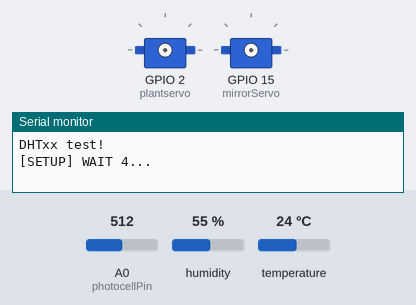
The sketch below on a simulated ESP8266 (NodeMCU). On the bench: 2 × servo, the last lines printed to the serial monitor. The test bench sets the inputs (shaded band); at power-on: A0 (photocellPin) = 512, humidity 55 %, temperature 24 °C. WiFi joins after 1.5 s; servers stay silent unless stated.

Above: at 0.1 s.
At 21.2 s:
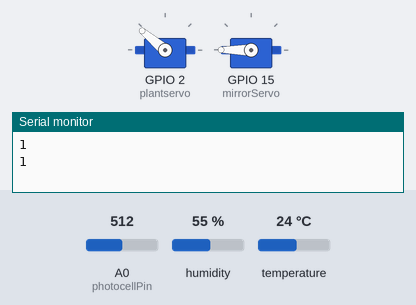
21.3 s: A0 (photocellPin) set to 490
At 21.76 s:
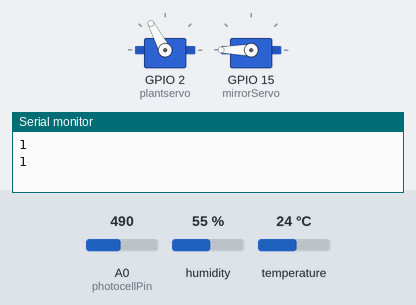
Timing chart, 0 to 40.2 s (numbered marks = the images above; inputs shaded):
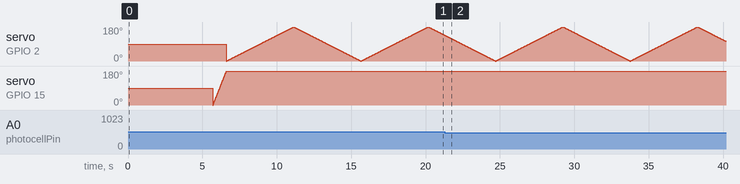

The sketch:

wifiESP8266.ino
```cpp
/**
 * BasicHTTPClient.ino
 *
 *  Created on: 24.05.2015
 *
 */

#include <Arduino.h>

#include <ESP8266WiFi.h>
#include <ESP8266WiFiMulti.h>

#include <ESP8266HTTPClient.h>

#include <ArduinoJson.h>
#include <Servo.h>

#include <Wire.h>

#define USE_SERIAL Serial

// DHT is the name for temp and humidity sensor
#include "DHT.h"
#define DHTPIN 0     // what digital pin we're connected to
#define DHTTYPE DHT22   // DHT 22  (AM2302), AM2321
#define UPLOADSPEED 115200
DHT dht(DHTPIN, DHTTYPE);

ESP8266WiFiMulti WiFiMulti;

const char* ssid = "Puppet Guest";
const char* password =  "argon4949";
Servo plantservo;  // create servo object to control a servo
// twelve servo objects can be created on most boards
Servo mirrorServo;

int sunlighttime = 6;
int passtime = 0;
int photocellPin = 17;     // the cell and 10K pulldown are connected to a0
int photocellReading = 0;     // the analog reading from the analog resistor divider

void setup() {
    // temp and humidity sensor
    Serial.begin(UPLOADSPEED);
    Serial.println("DHTxx test!");
    dht.begin();

     USE_SERIAL.begin(115200);
   // USE_SERIAL.setDebugOutput(true);

    USE_SERIAL.println();
    USE_SERIAL.println();
    USE_SERIAL.println();

    for(uint8_t t = 4; t > 0; t--) {
        USE_SERIAL.printf("[SETUP] WAIT %d...\n", t);
        USE_SERIAL.flush();
        delay(1000);
    }

    WiFi.mode(WIFI_STA);
    WiFiMulti.addAP("Puppet Guest", "argon4949");

    plantservo.attach(2);  // attaches the servo on GIO2 to the servo object
    mirrorServo.attach(15);

    if((WiFiMulti.run() == WL_CONNECTED)) {

    HTTPClient http;

    http.begin("https://hackathon-plants.herokuapp.com/choice", "08 3B 71 72 02 43 6E CA ED 42 86 93 BA 7E DF 81 C4 BC 62 30"); //Specify the URL and certificate
    int httpCode = http.GET();
    Serial.print("hellowowowoj: ");

    if (httpCode > 0) { //Check for the returning code
        String payload = http.getString();
        StaticJsonDocument<200> doc; //ArduinoJson uses a memory pool, use Json buffer to create a 200-byte pool in the stack
        DeserializationError error = deserializeJson(doc, payload);

        //ArduinoJson V5
        //JsonObject& root = doc.parseObject(payload);

        String sunlightValue = doc["sun"];
        sunlighttime = sunlightTime(sunlightValue);
        Serial.print(sunlighttime);
      } else {
          USE_SERIAL.printf("[HTTP] GET... failed, error: %s\n", http.errorToString(httpCode).c_str());
      }

    http.end(); //Free the resources
  }

}

void loop() {


  // ---------------------------------
  // beginning of temp and humidity sensor code
  // ---------------------------------
  // Reading temperature or humidity takes about 250 milliseconds!
  // Sensor readings may also be up to 2 seconds 'old' (its a very slow sensor)
  float h = dht.readHumidity();
  // Read temperature as Celsius (the default)
  float t = dht.readTemperature();
  // Read temperature as Fahrenheit (isFahrenheit = true)
  float f = dht.readTemperature(true);

  // Check if any reads failed and exit early (to try again).
  if (isnan(h) || isnan(t) || isnan(f)) {
    Serial.println("Failed to read from DHT sensor!");
    return;
  }

  // Compute heat index in Fahrenheit (the default)
  float hif = dht.computeHeatIndex(f, h);
  // Compute heat index in Celsius (isFahreheit = false)
  float hic = dht.computeHeatIndex(t, h, false);

  Serial.print("Humidity: ");
  Serial.print(h);
  Serial.print(" %\t");
  Serial.print("Temperature: ");
  Serial.print(t);
  Serial.print(" *C ");
  Serial.print(f);
  Serial.print(" *F\t");
  Serial.print("Heat index: ");
  Serial.print(hic);
  Serial.print(" *C ");
  Serial.print(hif);
  Serial.println(" *F");
  // ---------------------------------
  // end of temp and humidity sensor code
  // ---------------------------------

  while (passtime != sunlighttime)
  {
    photocellReading = analogRead(photocellPin);

    if (passtime == 0) {
      mirrorRotationOne();
    }

    if (sunlighttime >= passtime) {
      plantrotation();
      passtime += 1;
    }

    if (photocellReading < 10) {
      Serial.println("dark");
      passtime -= 3;
    }

    else if (photocellReading < 200) {
      Serial.println("dim");
      passtime -= 2;
    }

    else if (photocellReading < 500) {
      Serial.println("light");
      passtime -= 1;
    }
    Serial.println(passtime);
    if (passtime <= 0) {
      passtime = 1;
    }
    Serial.println(passtime);
    if (passtime == sunlighttime) {
      mirrorRotationTwo();
    }

  }

  delay(10000);
}

int sunlightTime(String sunlightValue) {
  if (sunlightValue == "full sun"){
    Serial.println("12");
    return 12;
  } else if (sunlightValue == "semi-shade"){
    Serial.println("6");
    return 6;
  } else {
    Serial.println("0");
    return 0;
  }
}

void mirrorRotationOne()
{
  int pos;

  for (pos = 0; pos <= 180; pos += 1) // goes from 180 degrees to 0 degrees
  {
    mirrorServo.write(pos);              // tell servo to go to position in variable 'pos'
    delay(5);                       // waits 15ms for the servo to reach the position
  }
}

void mirrorRotationTwo()
{
  int pos;

  for (pos = 180; pos >= 0; pos -= 1) // goes from 180 degrees to 0 degrees
  {
    mirrorServo.write(pos);              // tell servo to go to position in variable 'pos'
    delay(5);                       // waits 15ms for the servo to reach the position
  }
}

void plantrotation()
{
  int pos;

  for (pos = 0; pos <= 180; pos += 1) // goes from 0 degrees to 180 degrees
  { // in steps of 1 degree
    plantservo.write(pos);              // tell servo to go to position in variable 'pos'
    delay(25);                       // waits 15ms for the servo to reach the position
  }
  for (pos = 180; pos >= 0; pos -= 1) // goes from 180 degrees to 0 degrees
  {
    plantservo.write(pos);              // tell servo to go to position in variable 'pos'
    delay(25);                       // waits 15ms for the servo to reach the position
  }
}
```
